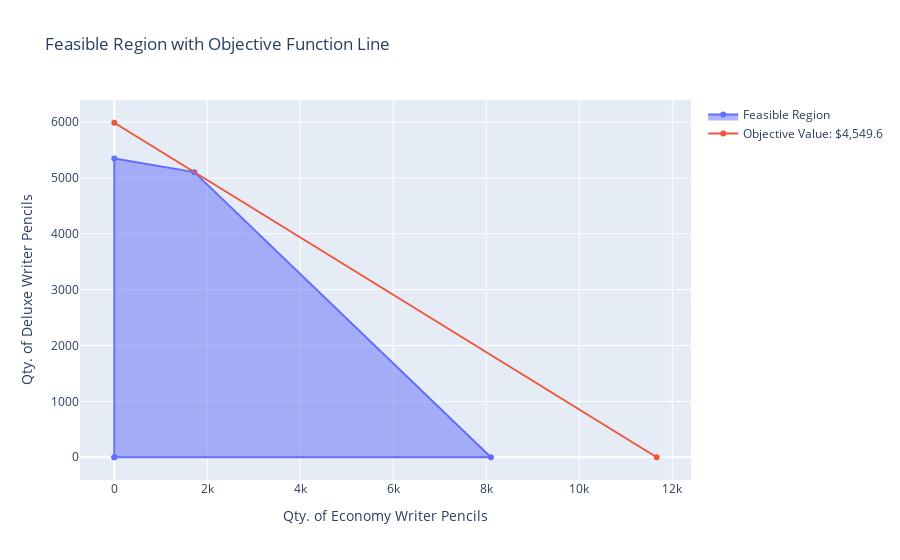

Notebook code cell kept with this figure:
### Markdown cell above
### Optimal Solution Investigation

### Code cell
obj_traces = []
profit_contrib = {'Economy': 0.39, 'Deluxe': 0.76}

for i in [4549.6]:
    obj_traces.append(go.Scatter(
        x = [0, i/profit_contrib['Economy']],
        y = [i/profit_contrib['Deluxe'], 0],
        name = f'Objective Value: ${i:,}'
    ))
    
layout['title']['text'] = 'Feasible Region with Objective Function Line'
fig = go.Figure(data=[feasible_region]+obj_traces, layout=layout)
iplot(fig)

### Figure 1 — Plotly figure (JSON) as saved in the notebook; plotly's stock layout.template omitted (floating-point values rounded to 4 significant figures)
{"data": [{"fill": "toself", "name": "Feasible Region", "type": "scatter", "x": [0, 0, 1722.0, 8100, 0], "y": [0, 5349.0, 5103.0, 0, 0]}, {"name": "Objective Value: $4,549.6", "type": "scatter", "x": [0, 11670.0], "y": [5986.0, 0]}], "layout": {"autosize": true, "title": {"text": "Feasible Region with Objective Function Line"}, "xaxis": {"autorange": true, "range": [-684.2, 12350.0], "title": {"text": "Qty. of Economy Writer Pencils"}, "type": "linear"}, "yaxis": {"autorange": true, "range": [-399.9, 6386.0], "title": {"text": "Qty. of Deluxe Writer Pencils"}, "type": "linear"}}}
